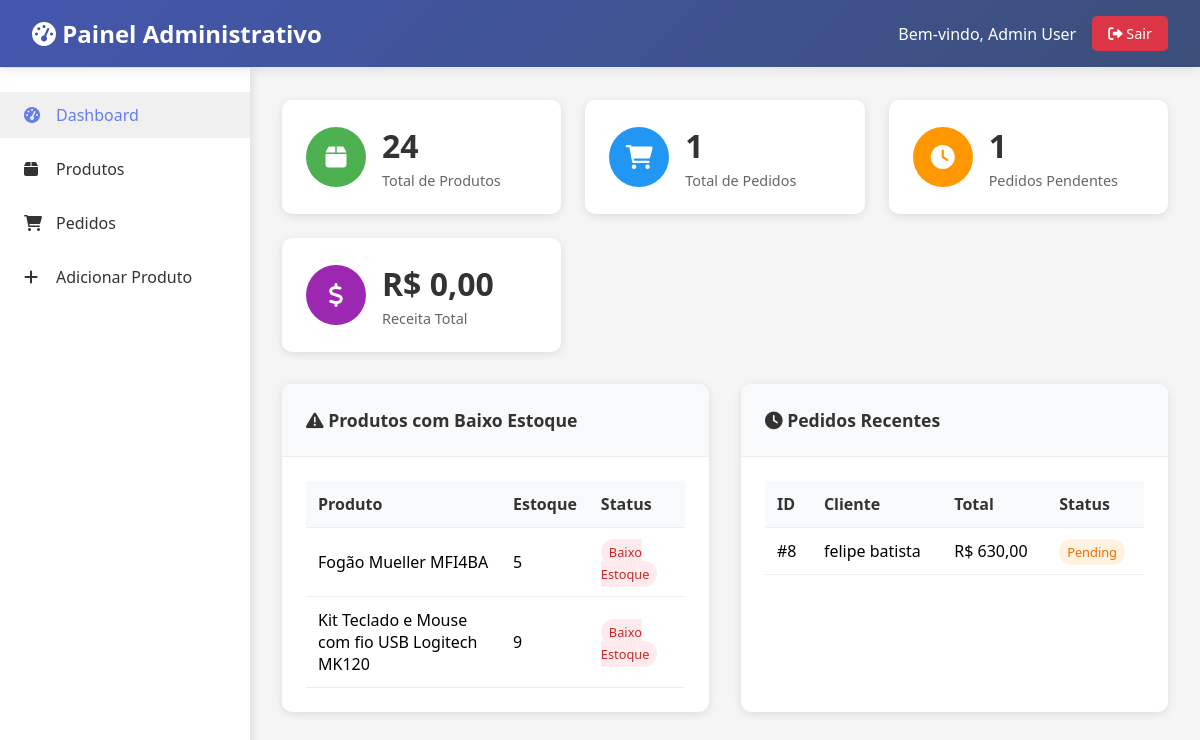
The page /admin_panel/index.php (signed in) on the database its author committed.
### tables this page shows
CREATE TABLE `products` (
  `id` int(11) NOT NULL,
  `name` varchar(255) NOT NULL,
  `description` text DEFAULT NULL,
  `price` decimal(10,2) NOT NULL,
  `image` varchar(255) DEFAULT NULL,
  `category` varchar(255) NOT NULL,
  `stock` int(11) DEFAULT 0,
  `created_at` datetime DEFAULT current_timestamp(),
  `updated_at` datetime DEFAULT current_timestamp() ON UPDATE current_timestamp()
);

CREATE TABLE `orders` (
  `id` int(11) NOT NULL,
  `customer_name` varchar(255) NOT NULL,
  `customer_email` varchar(255) NOT NULL,
  `customer_phone` varchar(255) DEFAULT NULL,
  `total_amount` decimal(10,2) NOT NULL,
  `status` varchar(255) DEFAULT 'pending',
  `created_at` datetime DEFAULT current_timestamp(),
  `updated_at` datetime DEFAULT current_timestamp() ON UPDATE current_timestamp(),
  `order_number` varchar(255) DEFAULT NULL
);

### admin_panel/config.php (called while the page is built, shortened)
<?php
function formatPrice($price) {
    return 'R$ ' . number_format($price, 2, ',', '.');
}
?>

### admin_panel/index.php (the view, shortened to what this page needs)
<?php
require_once 'config.php';
$pdo = getDatabase();
$totalProducts = $pdo->query("SELECT COUNT(*) FROM products")->fetchColumn();
$totalOrders = $pdo->query("SELECT COUNT(*) FROM orders")->fetchColumn();
$pendingOrders = $pdo->query("SELECT COUNT(*) FROM orders WHERE status = 'pending'")->fetchColumn();
$totalRevenue = $pdo->query("SELECT SUM(total_amount) FROM orders WHERE status = 'completed'")->fetchColumn() ?: 0;
$lowStockProducts = $pdo->query("SELECT * FROM products WHERE stock <= 10 ORDER BY stock ASC LIMIT 5")->fetchAll();
$recentOrders = $pdo->query("SELECT * FROM orders ORDER BY created_at DESC LIMIT 5")->fetchAll();
?>
<!DOCTYPE html>
<html lang="pt-BR">
<head>
    <link href="https://cdnjs.cloudflare.com/ajax/libs/font-awesome/6.0.0/css/all.min.css" rel="stylesheet">
</head>
<body>
    <div class="header">
        <h1><i class="fas fa-tachometer-alt"></i> Painel Administrativo</h1>
        <div class="user-info">
            <span>Bem-vindo, <?php echo htmlspecialchars($_SESSION['user_name']); ?></span>
            <a href="logout.php" class="btn btn-logout">
                <i class="fas fa-sign-out-alt"></i> Sair
            </a>
        </div>
    </div>
    <div class="sidebar">
        <ul>
            <li><a href="index.php" class="active"><i class="fas fa-tachometer-alt"></i> Dashboard</a></li>
            <li><a href="products.php"><i class="fas fa-box"></i> Produtos</a></li>
            <li><a href="orders.php"><i class="fas fa-shopping-cart"></i> Pedidos</a></li>
            <li><a href="add_product.php"><i class="fas fa-plus"></i> Adicionar Produto</a></li>
        </ul>
    </div>
    <div class="main-content">
        <div class="stats-grid">
            <div class="stat-card">
                <div class="stat-icon products">
                    <i class="fas fa-box"></i>
                </div>
                <div class="stat-info">
                    <h3><?php echo $totalProducts; ?></h3>
                    <p>Total de Produtos</p>
                </div>
            </div>
            <div class="stat-card">
                <div class="stat-icon orders">
                    <i class="fas fa-shopping-cart"></i>
                </div>
                <div class="stat-info">
                    <h3><?php echo $totalOrders; ?></h3>
                    <p>Total de Pedidos</p>
                </div>
            </div>
            <div class="stat-card">
                <div class="stat-icon pending">
                    <i class="fas fa-clock"></i>
                </div>
                <div class="stat-info">
                    <h3><?php echo $pendingOrders; ?></h3>
                    <p>Pedidos Pendentes</p>
                </div>
            </div>
            <div class="stat-card">
                <div class="stat-icon revenue">
                    <i class="fas fa-dollar-sign"></i>
                </div>
                <div class="stat-info">
                    <h3><?php echo formatPrice($totalRevenue); ?></h3>
                    <p>Receita Total</p>
                </div>
            </div>
        </div>
        <div class="content-grid">
            <div class="card">
                <div class="card-header">
                    <h3><i class="fas fa-exclamation-triangle"></i> Produtos com Baixo Estoque</h3>
                </div>
                <div class="card-body">
                    <?php if (empty($lowStockProducts)): ?>
                        <p>Nenhum produto com baixo estoque.</p>
                    <?php else: ?>
                        <table class="table">
                            <thead>
                                <tr>
                                    <th>Produto</th>
                                    <th>Estoque</th>
                                    <th>Status</th>
                                </tr>
                            </thead>
                            <tbody>
                                <?php foreach ($lowStockProducts as $product): ?>
                                <tr>
                                    <td><?php echo htmlspecialchars($product['name']); ?></td>
                                    <td><?php echo $product['stock']; ?></td>
                                    <td>
                                        <span class="badge low">Baixo Estoque</span>
                                    </td>
                                </tr>
                                <?php endforeach; ?>
                            </tbody>
                        </table>
                    <?php endif; ?>
                </div>
            </div>
            <div class="card">
                <div class="card-header">
                    <h3><i class="fas fa-clock"></i> Pedidos Recentes</h3>
                </div>
                <div class="card-body">
                    <?php if (empty($recentOrders)): ?>
                        <p>Nenhum pedido encontrado.</p>
                    <?php else: ?>
                        <table class="table">
                            <thead>
                                <tr>
                                    <th>ID</th>
                                    <th>Cliente</th>
                                    <th>Total</th>
                                    <th>Status</th>
                                </tr>
                            </thead>
                            <tbody>
                                <?php foreach ($recentOrders as $order): ?>
                                <tr>
                                    <td>#<?php echo $order['id']; ?></td>
                                    <td><?php echo htmlspecialchars($order['customer_name']); ?></td>
                                    <td><?php echo formatPrice($order['total_amount']); ?></td>
                                    <td>
                                        <span class="badge <?php echo $order['status']; ?>">
                                            <?php echo ucfirst($order['status']); ?>
                                        </span>
                                    </td>
                                </tr>
                                <?php endforeach; ?>
                            </tbody>
                        </table>
                    <?php endif; ?>
                </div>
            </div>
        </div>
    </div>
</body>
</html>

### admin_panel/index.php (style rules this page uses)
* { margin: 0; padding: 0; box-sizing: border-box; }
body { font-family: 'Segoe UI', Tahoma, Geneva, Verdana, sans-serif; background-color: #f5f5f5; }
.header { background: linear-gradient(135deg,rgb(68, 87, 174) 0%, #3b4f79 100%); color: white; padding: 1rem 2rem; display: flex; justify-content: space-between; align-items: center; box-shadow: 0 2px 10px rgba(0,0,0,0.1); position: fixed; width: 100%; top: 0; left: 0; z-index: 1000; }
.header h1 { font-size: 1.5rem; }
.header .user-info { display: flex; align-items: center; gap: 1rem; }
.sidebar { position: fixed; left: 0; top: 68px; width: 250px; height: calc(100vh - 68px); background: white; box-shadow: 2px 0 10px rgba(0,0,0,0.1); padding: 1rem 0; z-index: 999; overflow-y: auto; }
.sidebar ul { list-style: none; }
.sidebar li { margin: 0.5rem 0; }
.sidebar a { display: flex; align-items: center; padding: 0.75rem 1.5rem; color: #333; text-decoration: none; transition: background-color 0.3s; }
.sidebar a:hover, .sidebar a.active { background-color: #f0f0f0; color: #667eea; }
.sidebar i { margin-right: 0.75rem; width: 20px; }
.main-content { margin-left: 250px; padding: 2rem; margin-top: 68px; }
.stats-grid { display: grid; grid-template-columns: repeat(auto-fit, minmax(250px, 1fr)); gap: 1.5rem; margin-bottom: 2rem; }
.stat-card { background: white; padding: 1.5rem; border-radius: 10px; box-shadow: 0 2px 10px rgba(0,0,0,0.1); display: flex; align-items: center; gap: 1rem; }
.stat-icon { width: 60px; height: 60px; border-radius: 50%; display: flex; align-items: center; justify-content: center; font-size: 1.5rem; color: white; }
.stat-icon.products { background: #4CAF50; }
.stat-icon.orders { background: #2196F3; }
.stat-icon.pending { background: #FF9800; }
.stat-icon.revenue { background: #9C27B0; }
.stat-info h3 { font-size: 2rem; color: #333; margin-bottom: 0.25rem; }
.stat-info p { color: #666; font-size: 0.9rem; }
.content-grid { display: grid; grid-template-columns: 1fr 1fr; gap: 2rem; }
.card { background: white; border-radius: 10px; box-shadow: 0 2px 10px rgba(0,0,0,0.1); overflow: hidden; }
.card-header { padding: 1.5rem; border-bottom: 1px solid #eee; background: #f8f9fa; }
.card-header h3 { color: #333; font-size: 1.1rem; }
.card-body { padding: 1.5rem; }
.table { width: 100%; border-collapse: collapse; }
.table th, .table td { padding: 0.75rem; text-align: left; border-bottom: 1px solid #eee; }
.table th { background: #f8f9fa; font-weight: 600; color: #333; }
.badge { padding: 0.25rem 0.5rem; border-radius: 15px; font-size: 0.8rem; font-weight: 500; }
.badge.low { background: #ffebee; color: #c62828; }
.badge.pending { background: #fff3e0; color: #ef6c00; }
.btn { padding: 0.5rem 1rem; border: none; border-radius: 5px; cursor: pointer; text-decoration: none; display: inline-block; font-size: 0.9rem; transition: background-color 0.3s; }
.btn-logout { background: #dc3545; color: white; }

### rows shown on the page
products: name "Fogão Mueller MFI4BA", stock "5"
products: name "Kit Teclado e Mouse com fio USB Logitech MK120", stock "9"
orders: id "8", customer_name "felipe batista", total_amount "R$ 630,00", status "Pending"

### other values the page prints
$_SESSION['user_name'] "Admin User"
$totalProducts "24"
$totalOrders "1"
$pendingOrders "1"
formatPrice($totalRevenue) "R$ 0,00"
